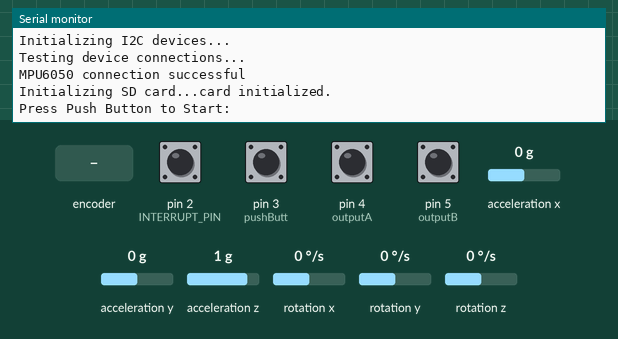
Recording of a sketch running on a simulated Arduino Uno, built with avr-gcc and run on an emulated ATmega328P. On the bench: the last lines printed to the serial monitor. The inputs (shaded band) are chosen by the test bench; at power-on: pin 3 (pushButt), pin 4 (outputA), pin 5 (outputB) HIGH, pin 2 (INTERRUPT_PIN) LOW, acceleration x 0 g, acceleration y 0 g, acceleration z 1 g, rotation x 0 °/s, rotation y 0 °/s, rotation z 0 °/s. Storage starts empty; the sensor or clock chip raises its interrupt line as the real part does.

Above: at 0.8 s.
0.9 s: pin 3 (pushButt) pulled LOW for 0.15 s
At 2.2 s:
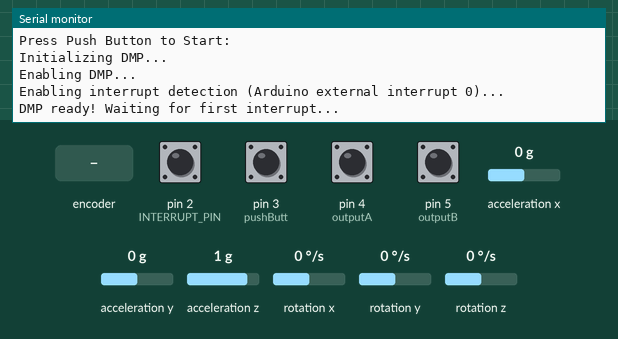
3.0 s: rotary encoder on pin 4 (outputA) / pin 5 (outputB) turned 1 step (first pin leading)
At 4.3 s:
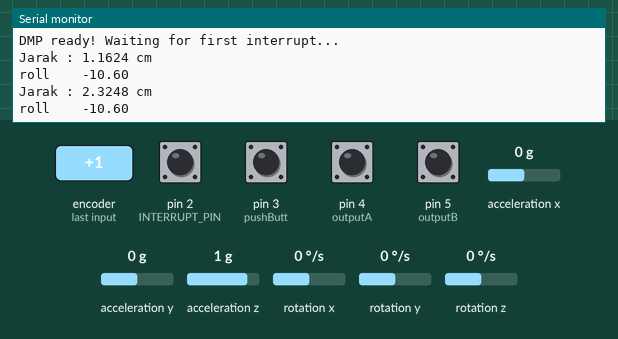
4.7 s: pin 3 (pushButt) pulled LOW for 1 s
At 5.3 s:
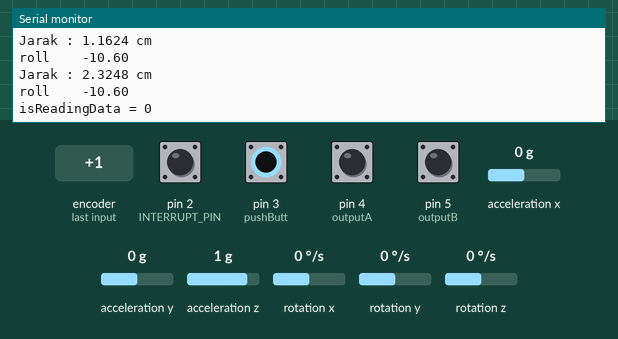

The sketch:

skoliometer.ino
```cpp
#include "I2Cdev.h"
#include "MPU6050_6Axis_MotionApps20.h"
//#include "MPU6050.h" // not necessary if using MotionApps include file
#if I2CDEV_IMPLEMENTATION == I2CDEV_ARDUINO_WIRE
    #include "Wire.h"
#endif

MPU6050 mpu;
/*koneksi: pake 3.3Volt, GND, SDA(A4)-SCL(A5), sama INT ke pin interrupt (di UNO = pin no.2)*/

#define OUTPUT_READABLE_YAWPITCHROLL
#define INTERRUPT_PIN 2  // use pin 2 on Arduino Uno & most boards
#define pushButt 3 // Push Button buat start dan finish measurement

//Rotary Encoder
#define outputA 4 //Dt
#define outputB 5 //CLK
float const d = 3.7;//satuan dlm cm
float jarak;
int counter = 0;
int putaran = 0;
int aState;
int aLastState;
int isReadingData = 0;
int i = 0;

//SD Card
#include "SD.h"
#include"SPI.h"
const int CSpin = 10;
String dataString =""; // holds the data to be written to the SD card

File sensorData;

// MPU control/status vars
bool dmpReady = false;  // set true if DMP init was successful
uint8_t mpuIntStatus;   // holds actual interrupt status byte from MPU
uint8_t devStatus;      // return status after each device operation (0 = success, !0 = error)
uint16_t packetSize;    // expected DMP packet size (default is 42 bytes)
uint16_t fifoCount;     // count of all bytes currently in FIFO
uint8_t fifoBuffer[64]; // FIFO storage buffer

// orientation/motion vars
Quaternion q;           // [w, x, y, z]         quaternion container
VectorInt16 aa;         // [x, y, z]            accel sensor measurements
VectorInt16 aaReal;     // [x, y, z]            gravity-free accel sensor measurements
VectorInt16 aaWorld;    // [x, y, z]            world-frame accel sensor measurements
VectorFloat gravity;    // [x, y, z]            gravity vector
float euler[3];         // [psi, theta, phi]    Euler angle container
float ypr[3];           // [yaw, pitch, roll]   yaw/pitch/roll container and gravity vector
//float yawn, pitch;
float roll;

//ISR detection here
volatile bool mpuInterrupt = false;     // indicates whether MPU interrupt pin has gone high
void dmpDataReady() {
    mpuInterrupt = true;
}

void setup() {
    // join I2C bus (I2Cdev library doesn't do this automatically)
    #if I2CDEV_IMPLEMENTATION == I2CDEV_ARDUINO_WIRE
        Wire.begin();
        Wire.setClock(400000); // 400kHz I2C clock. Comment this line if having compilation difficulties
    #elif I2CDEV_IMPLEMENTATION == I2CDEV_BUILTIN_FASTWIRE
        Fastwire::setup(400, true);
    #endif

    // initialize serial communication
    Serial.begin(115200);
    while (!Serial); // wait for Leonardo enumeration, others continue immediately
    // initialize device
    Serial.println(F("Initializing I2C devices..."));
    mpu.initialize();

    pinMode(INTERRUPT_PIN, INPUT);
    pinMode (outputA,INPUT);
    pinMode (outputB,INPUT);

    // verify connection
    Serial.println(F("Testing device connections..."));
    Serial.println(mpu.testConnection() ? F("MPU6050 connection successful") : F("MPU6050 connection failed"));

    pinMode(pushButt, INPUT_PULLUP);

    //begin SD Card
    Serial.print("Initializing SD card...");
    pinMode(CSpin, OUTPUT);

    // see if the card is present and can be initialized:
    if (!SD.begin(CSpin)) {
        Serial.println("Card failed, or not present");
        // don't do anything more:
        return;
    }
    Serial.println("card initialized.");

    // wait for ready
    Serial.println(F("\nPress Push Button to Start: "));
    while(digitalRead(pushButt) == LOW);
    while(digitalRead(pushButt) != LOW);
    while(digitalRead(pushButt) == LOW);
    isReadingData = 1;

    // load and configure the DMP
    Serial.println(F("Initializing DMP..."));
    devStatus = mpu.dmpInitialize();

    // supply your own gyro offsets here, scaled for min sensitivity
    mpu.setXGyroOffset(220);
    mpu.setYGyroOffset(76);
    mpu.setZGyroOffset(-85);
    mpu.setZAccelOffset(1788); // 1688 factory default for my test chip

    // make sure it worked (returns 0 if so)
    if (devStatus == 0) {
        // turn on the DMP, now that it's ready
        Serial.println(F("Enabling DMP..."));
        mpu.setDMPEnabled(true);

        // enable Arduino interrupt detection
        Serial.print(F("Enabling interrupt detection (Arduino external interrupt "));
        Serial.print(digitalPinToInterrupt(INTERRUPT_PIN));
        Serial.println(F(")..."));
        attachInterrupt(digitalPinToInterrupt(INTERRUPT_PIN), dmpDataReady, RISING);
        mpuIntStatus = mpu.getIntStatus();

        // set our DMP Ready flag so the main loop() function knows it's okay to use it
        Serial.println(F("DMP ready! Waiting for first interrupt..."));
        dmpReady = true;

        // get expected DMP packet size for later comparison
        packetSize = mpu.dmpGetFIFOPacketSize();
    } else {
        // ERROR!
        // 1 = initial memory load failed
        // 2 = DMP configuration updates failed
        // (if it's going to break, usually the code will be 1)
        Serial.print(F("DMP Initialization failed (code "));
        Serial.print(devStatus);
        Serial.println(F(")"));
    }

    // Reads the initial state of the outputA
    aLastState = digitalRead(outputA);

    //Open File for SD Card
    sensorData = SD.open("data.csv", FILE_WRITE);
}

void loop() {
    // if programming failed, don't try to do anything
    if (!dmpReady) return;

    while( isReadingData ==1 ){
        // wait for MPU interrupt or extra packet(s) available
        while (!mpuInterrupt && fifoCount < packetSize) {
            if (mpuInterrupt && fifoCount < packetSize) {
              // try to get out of the infinite loop
              fifoCount = mpu.getFIFOCount();
            }

            // rotary encoder is processed here
             aState = digitalRead(outputA); // Reads the "current" state of the outputA
             // If the previous and the current state of the outputA are different, that means a Pulse has occured
             if (aState != aLastState){
               // If the outputB state is different to the outputA state, that means the encoder is rotating clockwise
               if (digitalRead(outputB) != aState) {
                 counter ++;
               } else {
                 counter --;
               }
               jarak = counter*0.1*3.1416*d;
               Serial.print("Jarak : ");
               Serial.print(jarak, 4);//4 digit belakang koma
               Serial.println(" cm");

               //yawn = ypr[0] * 180/M_PI;
               //pitch = ypr[1] * 180/M_PI;
               roll = ypr[2] * 180/M_PI - 10.6;

                //write data
                Serial.print("roll\t");
                //Serial.print(yawn);
                //Serial.print(ypr[0] * 180/M_PI);
                Serial.print("\t");
                //Serial.print(pitch);
                //Serial.print(ypr[1] * 180/M_PI);
                //Serial.print("\t");
                Serial.println(roll);
                //Serial.println(ypr[2] * 180/M_PI);

                //write data to SD Card
                //dataString = String(jarak) + "," + String(yawn) + "," + String(pitch) + "," + String(roll); // convert to CSV
                dataString = String(jarak) + "," + String(roll);
                sensorData.println(dataString);
                //saveData(); // save to SD card
             }
             aLastState = aState; // Updates the previous state of the outputA with the current state
        }
        // reset interrupt flag and get INT_STATUS byte
        mpuInterrupt = false;
        mpuIntStatus = mpu.getIntStatus();

        // get current FIFO count
        fifoCount = mpu.getFIFOCount();

        // check for overflow (this should never happen unless our code is too inefficient)
        if ((mpuIntStatus & _BV(MPU6050_INTERRUPT_FIFO_OFLOW_BIT)) || fifoCount >= 1024) {
            // reset so we can continue cleanly
            mpu.resetFIFO();
            fifoCount = mpu.getFIFOCount();
            Serial.println(F("FIFO overflow!"));

        // otherwise, check for DMP data ready interrupt (this should happen frequently)
        } else if (mpuIntStatus & _BV(MPU6050_INTERRUPT_DMP_INT_BIT)) {
            // wait for correct available data length, should be a VERY short wait
            while (fifoCount < packetSize) fifoCount = mpu.getFIFOCount();

            // read a packet from FIFO
            mpu.getFIFOBytes(fifoBuffer, packetSize);

            // track FIFO count here in case there is > 1 packet available
            // (this lets us immediately read more without waiting for an interrupt)
            fifoCount -= packetSize;

            #ifdef OUTPUT_READABLE_YAWPITCHROLL
                // display Euler angles in degrees
                mpu.dmpGetQuaternion(&q, fifoBuffer);
                mpu.dmpGetGravity(&gravity, &q);
                mpu.dmpGetYawPitchRoll(ypr, &q, &gravity);
//                Serial.print("ypr\t");
//                Serial.print(ypr[0] * 180/M_PI);
//                Serial.print("\t");
//                Serial.print(ypr[1] * 180/M_PI);
//                Serial.print("\t");
//                Serial.println(ypr[2] * 180/M_PI);
            #endif
        }
        //stop reading from sensor
        if(digitalRead(pushButt)==LOW){
            isReadingData=0;
            Serial.println("isReadingData = 0");
            sensorData.close(); // close the file
            delay(300);
        }
    }

}
```

Measured:
- after the input at 0.9 s, the serial monitor: prints a new line after 0.15 s (image 1)
- after the input at 3.0 s, the serial monitor: prints a new line at once (image 2)
- after the input at 4.7 s, the serial monitor: prints a new line at once (image 3)
